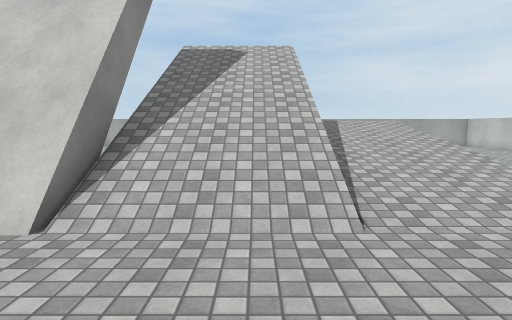
[1] (above)

19 first-person views from a walk through a 3-D level made in the Unity game engine. The camera is 1.4 m above the floor, tilts 6° down and sees 75° across. The floor is counted in squares, 1 m on a side. Each view is taken from the middle of a square. On the plan, view 1 faces up. The plan holds only what a view shows up to about 15 squares ahead; the rest is blank. The place goes on beyond the plan. The player is left out. Surface patterns are stand-ins for the level's own textures.

[2]
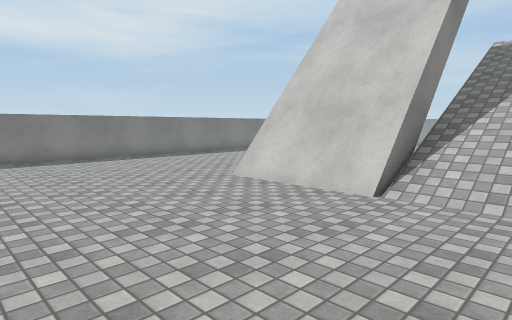

[3]
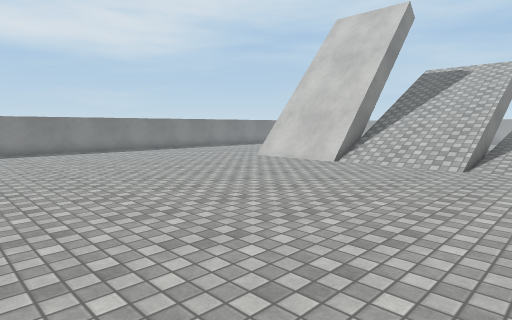

[4]
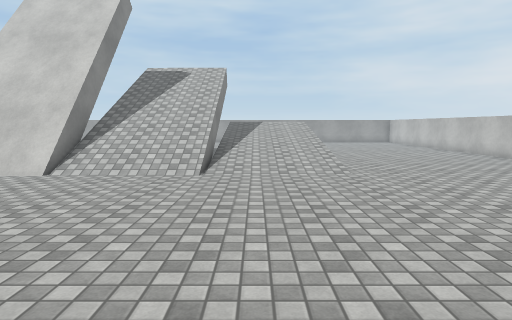

[5]
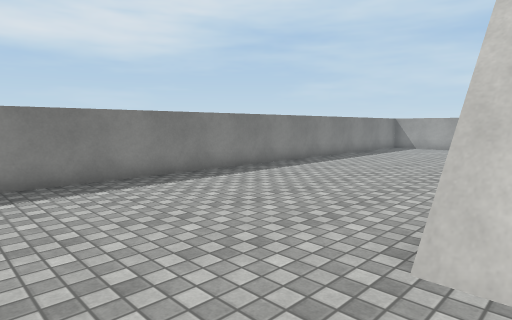

[6]
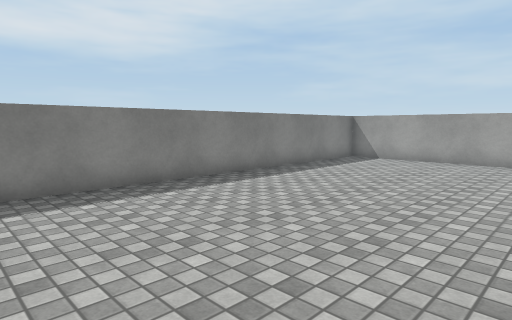

[7]
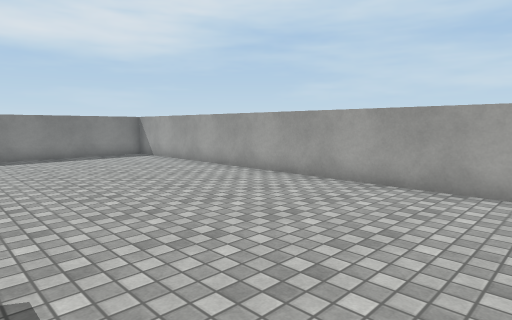

[8]
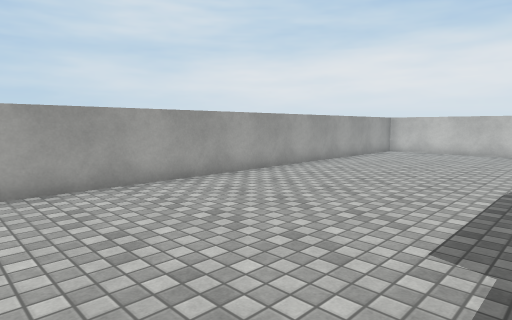

[9]
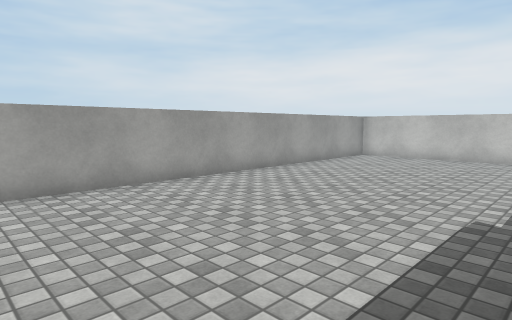

[10]
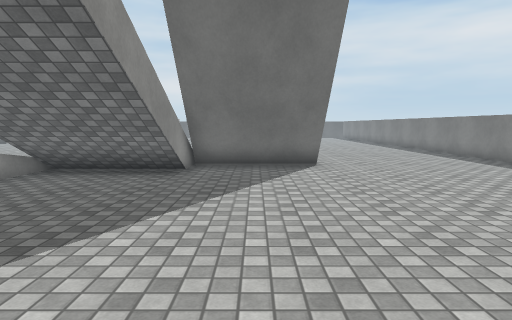

[11]
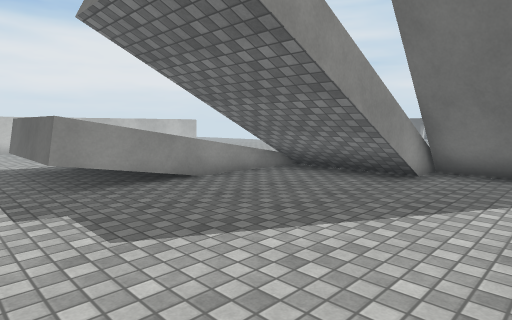

[12]
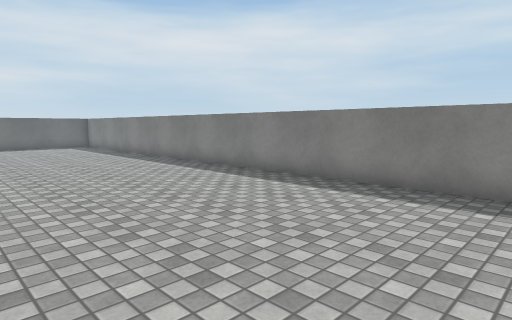

[13]
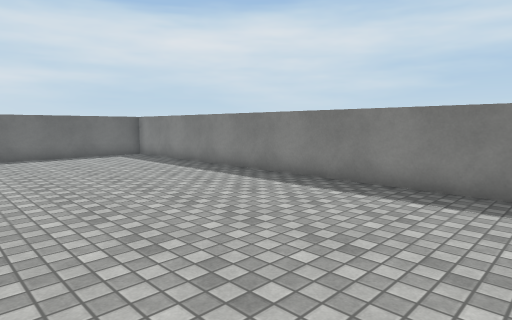

[14]
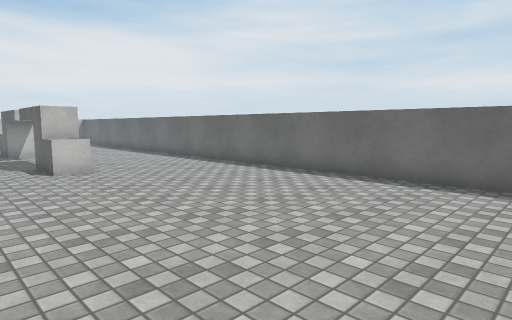

[15]
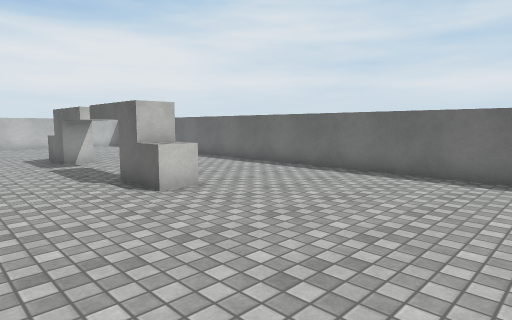

[16]
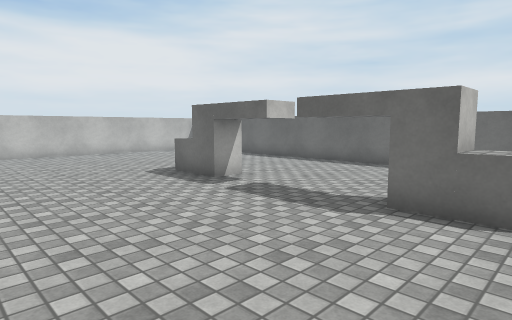

[17]
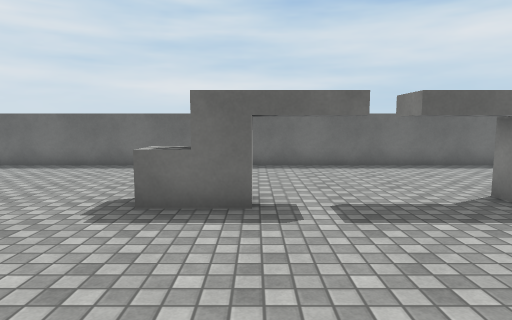

[18]
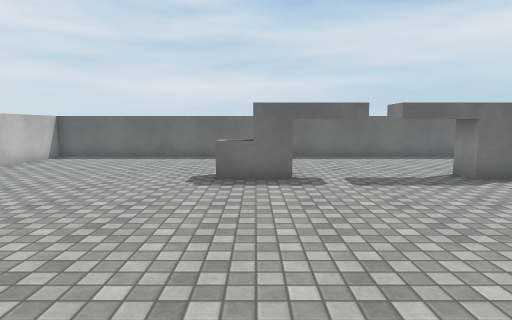

[19]
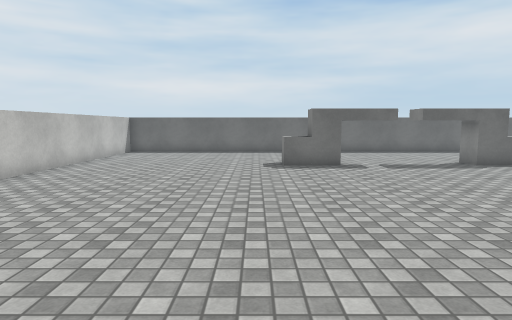

### Floor plan
Key: @ floor where view 1 was taken; # wall or solid block; x gap in a wall; . main floor; : floor 1.5 m higher than the main floor; / step, stairs or slope; = window, fence, low wall or low ledge; T thing the floor can be seen under or through; O other object.
Columns run from 15 left of view 1 to 13 right of it. Each row starts with its distance up from view 1.
 22 #############################
 21 #............................
 20 #............................
 19 #............................
 18 #............................
 17 #............................
 16 #............................
 15 #..........................
 14 #................####......
 13 #................::::......
 12 #................/////
 11 #................/////
 10 #............///=/////.......
  9 #...........//////////.......
  8 #...........//////////.......
  7 #.......#####////////.......
  6 #.......#####////////......
  5 #.......=###=////..........
  4 #.......##.##.............
  3 #........................
  2 #........................
  1 #.......................
  0 #..............@.......
 -1 #.....................
 -2 #......................
 -3 #....................
 -4 #........................
 -5 #.........................
 -6 #.........................
 -7 #........      ............
 -8 #........   .  .............
 -9 #.......      ...............
-10 #....... ..  ................
-11 #............................
-12 #............................
-13 #............................
-14 #............OOTTxTTOO.......
-15 #............................
-16 #............................
-17 #............................
-18 #............................
-19   ...........................
-20   ###########################

Positions as (right, up) in squares from view 1, and headings:
1: (0, 0), facing up
2: (0, -2), facing up-left
3: (4, -7), facing up-left
4: (3, -5), facing up
5: (-6, 1), facing up-left
6: (-7, 8), facing up-left
7: (1, 14), facing up-left
8: (-4, 14), facing up-right
9: (-1, 14), facing up-right
10: (-5, 17), facing down
11: (-6, 16), facing down-right
12: (-7, 3), facing down-left
13: (-7, -4), facing down-left
14: (-13, -11), facing down-right
15: (-9, -10), facing down-right
16: (-3, -8), facing down-right
17: (4, -8), facing down
18: (5, -5), facing down
19: (7, -2), facing down
